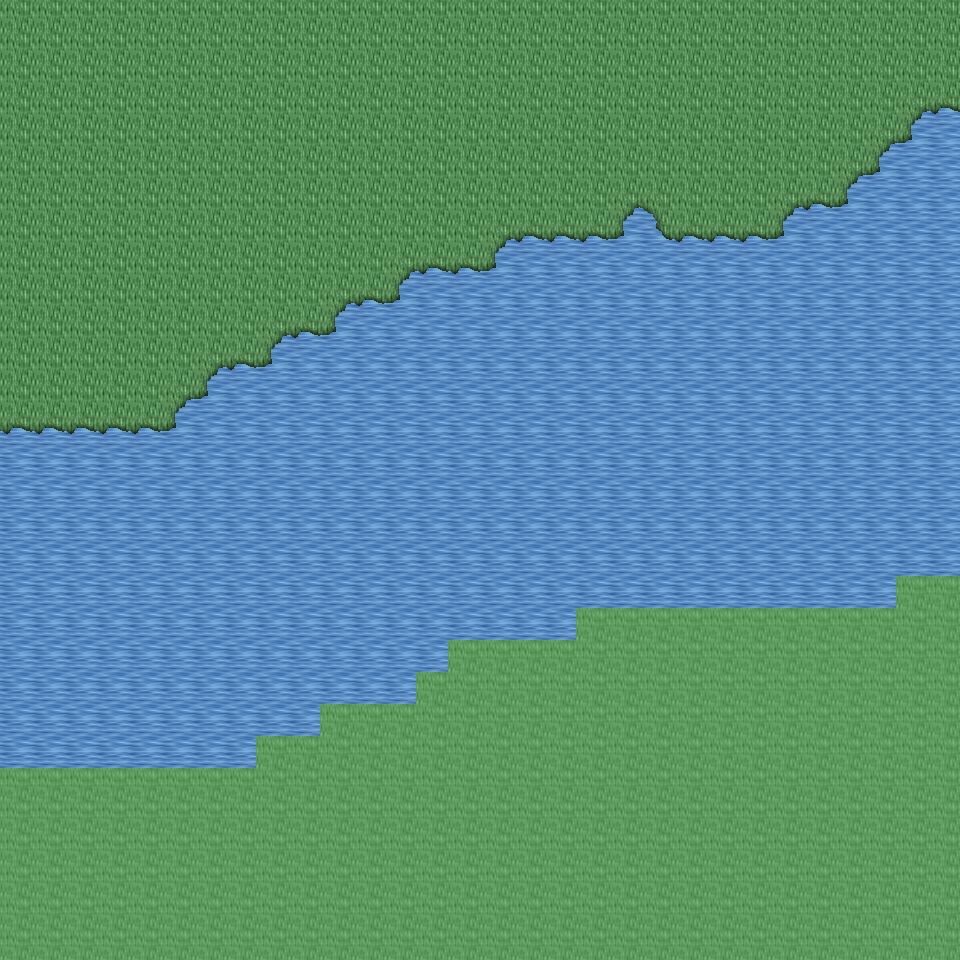

This game map was drawn from its Tiled (.tmx) file and the tilesets committed beside it. A one-line description and the trimmed map source follow:
An orthogonal 30x30 tile map with 32x32 px tiles, 6 tile layers (Ground, Object, Object2, Above, ...), 12 tilesets and 2 objects (2x mapExit).

<map version="1.0" orientation="orthogonal" renderorder="right-down" width="30" height="30" tilewidth="32" tileheight="32" nextobjectid="3">
  <tileset firstgid="1" name="tileset_ground_ground" tilewidth="32" tileheight="32" tilecount="33" columns="3">
    <image source="../drawable/tileset_ground_ground.png" width="96" height="352" />
  </tileset>
  <tileset firstgid="34" name="tileset_ground_water_pool" tilewidth="32" tileheight="32" tilecount="72" columns="3">
    <image source="../drawable/tileset_ground_water_pool.png" width="96" height="768" />
  </tileset>
  <tileset firstgid="106" name="tileset_ground_grass_edges" tilewidth="32" tileheight="32" tilecount="36" columns="12">
    <image source="../drawable/tileset_ground_grass_edges.png" width="384" height="96" />
  </tileset>
  <tileset firstgid="142" name="tileset_ground_grass_corners" tilewidth="32" tileheight="32" tilecount="24" columns="6">
    <image source="../drawable/tileset_ground_grass_corners.png" width="192" height="128" />
  </tileset>
  <tileset firstgid="166" name="tileset_building_wall_wood" tilewidth="32" tileheight="32" tilecount="16" columns="4">
    <image source="../drawable/tileset_building_wall_wood.png" width="128" height="128" />
  </tileset>
  <tileset firstgid="182" name="tileset_plant_grasses" tilewidth="32" tileheight="32" tilecount="6" columns="3">
    <image source="../drawable/tileset_plant_grasses.png" width="96" height="64" />
  </tileset>
  <tileset firstgid="188" name="tileset_plant_flower_daisy_yellow" tilewidth="32" tileheight="32" tilecount="8" columns="2">
    <image source="../drawable/tileset_plant_flower_daisy_yellow.png" width="64" height="128" />
  </tileset>
  <tileset firstgid="196" name="tileset_plant_flower_daisy_blue" tilewidth="32" tileheight="32" tilecount="8" columns="2">
    <image source="../drawable/tileset_plant_flower_daisy_blue.png" width="64" height="128" />
  </tileset>
  <tileset firstgid="204" name="tileset_building_door_door_w" tilewidth="32" tileheight="32" tilecount="6" columns="2">
    <image source="../drawable/tileset_building_door_door_w.png" width="64" height="96" />
  </tileset>
  <tileset firstgid="210" name="tileset_building_door_door_e" tilewidth="32" tileheight="32" tilecount="6" columns="2">
    <image source="../drawable/tileset_building_door_door_e.png" width="64" height="96" />
  </tileset>
  <tileset firstgid="216" name="tileset_logic_creature_animal" tilewidth="32" tileheight="32" tilecount="32" columns="8">
    <image source="../drawable/tileset_logic_creature_animal.png" width="256" height="128" />
  </tileset>
  <tileset firstgid="248" name="tileset_logic_collision" tilewidth="32" tileheight="32" tilecount="1" columns="1">
    <image source="../drawable/tileset_logic_collision.png" width="32" height="32" />
  </tileset>
  <layer name="Ground" width="30" height="30">
    <data>[900 cells, 900 non-empty, 3 distinct tile ids]</data>
  </layer>
  <layer name="Object" width="30" height="30">
    <data>[900 cells, 72 non-empty, 7 distinct tile ids]</data>
  </layer>
  <layer name="Object2" width="30" height="30">
    <data>[900 cells, 0 non-empty, 0 distinct tile ids]</data>
  </layer>
  <layer name="Above" width="30" height="30">
    <data>[900 cells, 0 non-empty, 0 distinct tile ids]</data>
  </layer>
  <layer name="Above2" width="30" height="30">
    <data>[900 cells, 0 non-empty, 0 distinct tile ids]</data>
  </layer>
  <layer name="Walkable" width="30" height="30">
    <data>[900 cells, 269 non-empty, 1 distinct tile ids]</data>
  </layer>
  <objectgroup name="MapEvents">
    <object id="1" name="north" type="mapExit" x="0" y="0" width="960" height="32">
      <properties>
        <property name="map" value="level_0_x187_y94" />
        <property name="x" value="0" />
        <property name="y" value="28" />
      </properties>
    </object>
    <object id="2" name="east" type="mapExit" x="928" y="0" width="32" height="576">
      <properties>
        <property name="map" value="level_0_x188_y95" />
        <property name="x" value="1" />
        <property name="y" value="0" />
      </properties>
    </object>
  </objectgroup>
</map>
